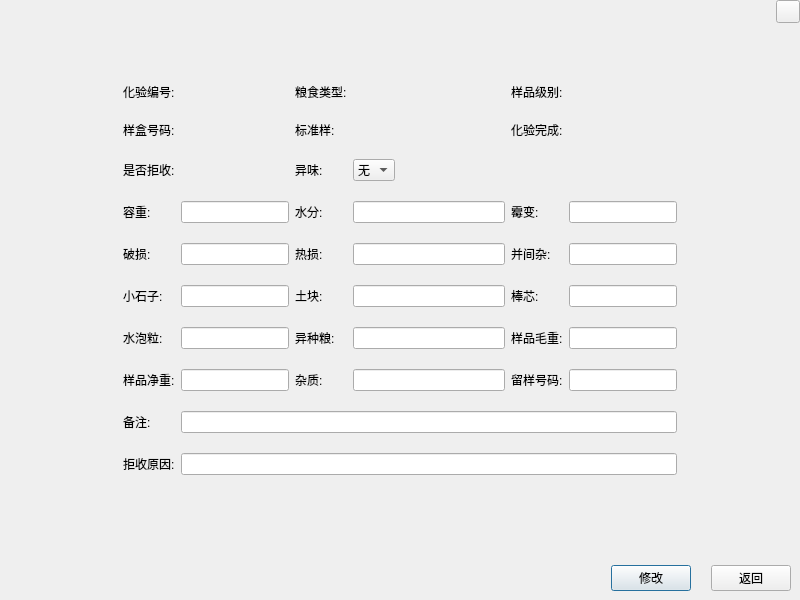
<?xml version="1.0" encoding="UTF-8"?>
<ui version="4.0">
 <class>FrmAssayEdit</class>
 <widget class="QDialog" name="FrmAssayEdit">
  <property name="geometry">
   <rect>
    <x>0</x>
    <y>0</y>
    <width>800</width>
    <height>600</height>
   </rect>
  </property>
  <property name="windowTitle">
   <string>Dialog</string>
  </property>
  <layout class="QGridLayout" name="gridLayout_3" rowstretch="1,9">
   <property name="leftMargin">
    <number>0</number>
   </property>
   <property name="topMargin">
    <number>0</number>
   </property>
   <property name="rightMargin">
    <number>0</number>
   </property>
   <property name="bottomMargin">
    <number>0</number>
   </property>
   <item row="0" column="0">
    <widget class="QWidget" name="widget" native="true">
     <layout class="QHBoxLayout" name="horizontalLayout">
      <property name="topMargin">
       <number>0</number>
      </property>
      <property name="rightMargin">
       <number>0</number>
      </property>
      <property name="bottomMargin">
       <number>0</number>
      </property>
      <item>
       <widget class="QLabel" name="labTitle">
        <property name="text">
         <string/>
        </property>
       </widget>
      </item>
      <item>
       <spacer name="horizontalSpacer">
        <property name="orientation">
         <enum>Qt::Horizontal</enum>
        </property>
        <property name="sizeHint" stdset="0">
         <size>
          <width>40</width>
          <height>20</height>
         </size>
        </property>
       </spacer>
      </item>
      <item>
       <widget class="QWidget" name="widget_3" native="true">
        <layout class="QGridLayout" name="gridLayout">
         <property name="leftMargin">
          <number>0</number>
         </property>
         <property name="topMargin">
          <number>0</number>
         </property>
         <property name="rightMargin">
          <number>0</number>
         </property>
         <property name="bottomMargin">
          <number>0</number>
         </property>
         <item row="0" column="0">
          <widget class="QToolButton" name="toolButton">
           <property name="text">
            <string/>
           </property>
          </widget>
         </item>
         <item row="1" column="0">
          <spacer name="verticalSpacer">
           <property name="orientation">
            <enum>Qt::Vertical</enum>
           </property>
           <property name="sizeHint" stdset="0">
            <size>
             <width>20</width>
             <height>40</height>
            </size>
           </property>
          </spacer>
         </item>
        </layout>
       </widget>
      </item>
     </layout>
    </widget>
   </item>
   <item row="1" column="0">
    <widget class="QWidget" name="widget_2" native="true">
     <layout class="QVBoxLayout" name="verticalLayout">
      <item>
       <widget class="QWidget" name="widget_4" native="true">
        <layout class="QGridLayout" name="gridLayout_2">
         <property name="verticalSpacing">
          <number>20</number>
         </property>
         <item row="0" column="1">
          <widget class="QLabel" name="label_29">
           <property name="sizePolicy">
            <sizepolicy hsizetype="Preferred" vsizetype="Preferred">
             <horstretch>0</horstretch>
             <verstretch>0</verstretch>
            </sizepolicy>
           </property>
           <property name="text">
            <string>化验编号:</string>
           </property>
          </widget>
         </item>
         <item row="0" column="2">
          <widget class="QLabel" name="labAssayNum">
           <property name="text">
            <string/>
           </property>
          </widget>
         </item>
         <item row="0" column="3">
          <widget class="QLabel" name="label">
           <property name="text">
            <string>粮食类型:</string>
           </property>
          </widget>
         </item>
         <item row="0" column="4" colspan="2">
          <widget class="QLabel" name="labGrainType">
           <property name="text">
            <string/>
           </property>
          </widget>
         </item>
         <item row="0" column="6">
          <widget class="QLabel" name="label_30">
           <property name="text">
            <string>样品级别:</string>
           </property>
          </widget>
         </item>
         <item row="0" column="7">
          <widget class="QLabel" name="labClass">
           <property name="text">
            <string/>
           </property>
          </widget>
         </item>
         <item row="1" column="1">
          <widget class="QLabel" name="label_31">
           <property name="text">
            <string>样盒号码:</string>
           </property>
          </widget>
         </item>
         <item row="1" column="2">
          <widget class="QLabel" name="labSampleBox">
           <property name="text">
            <string/>
           </property>
          </widget>
         </item>
         <item row="1" column="3">
          <widget class="QLabel" name="label_32">
           <property name="text">
            <string>标准样:</string>
           </property>
          </widget>
         </item>
         <item row="1" column="4" colspan="2">
          <widget class="QLabel" name="labStandard">
           <property name="text">
            <string/>
           </property>
          </widget>
         </item>
         <item row="1" column="6">
          <widget class="QLabel" name="label_33">
           <property name="text">
            <string>化验完成:</string>
           </property>
          </widget>
         </item>
         <item row="1" column="7">
          <widget class="QLabel" name="labComplete">
           <property name="text">
            <string/>
           </property>
          </widget>
         </item>
         <item row="2" column="1">
          <widget class="QLabel" name="label_34">
           <property name="text">
            <string>是否拒收:</string>
           </property>
          </widget>
         </item>
         <item row="2" column="2">
          <widget class="QLabel" name="labReject">
           <property name="text">
            <string/>
           </property>
          </widget>
         </item>
         <item row="2" column="3">
          <widget class="QLabel" name="label_4">
           <property name="text">
            <string>异味:</string>
           </property>
          </widget>
         </item>
         <item row="2" column="4">
          <widget class="QComboBox" name="cbxSmell">
           <item>
            <property name="text">
             <string>无</string>
            </property>
           </item>
           <item>
            <property name="text">
             <string>有</string>
            </property>
           </item>
          </widget>
         </item>
         <item row="2" column="5">
          <spacer name="horizontalSpacer_4">
           <property name="orientation">
            <enum>Qt::Horizontal</enum>
           </property>
           <property name="sizeHint" stdset="0">
            <size>
             <width>56</width>
             <height>20</height>
            </size>
           </property>
          </spacer>
         </item>
         <item row="3" column="1">
          <widget class="QLabel" name="label_2">
           <property name="text">
            <string>容重:</string>
           </property>
          </widget>
         </item>
         <item row="3" column="2">
          <widget class="QLineEdit" name="editRZ"/>
         </item>
         <item row="3" column="3">
          <widget class="QLabel" name="label_25">
           <property name="text">
            <string>水分:</string>
           </property>
          </widget>
         </item>
         <item row="3" column="4" colspan="2">
          <widget class="QLineEdit" name="editSF"/>
         </item>
         <item row="3" column="6">
          <widget class="QLabel" name="label_8">
           <property name="text">
            <string>霉变:</string>
           </property>
          </widget>
         </item>
         <item row="3" column="7">
          <widget class="QLineEdit" name="editMB"/>
         </item>
         <item row="4" column="0">
          <spacer name="horizontalSpacer_2">
           <property name="orientation">
            <enum>Qt::Horizontal</enum>
           </property>
           <property name="sizeHint" stdset="0">
            <size>
             <width>40</width>
             <height>20</height>
            </size>
           </property>
          </spacer>
         </item>
         <item row="4" column="1">
          <widget class="QLabel" name="label_11">
           <property name="text">
            <string>破损:</string>
           </property>
          </widget>
         </item>
         <item row="4" column="2">
          <widget class="QLineEdit" name="editPS"/>
         </item>
         <item row="4" column="3">
          <widget class="QLabel" name="label_10">
           <property name="text">
            <string>热损:</string>
           </property>
          </widget>
         </item>
         <item row="4" column="4" colspan="2">
          <widget class="QLineEdit" name="editRS"/>
         </item>
         <item row="4" column="6">
          <widget class="QLabel" name="label_26">
           <property name="text">
            <string>并间杂:</string>
           </property>
          </widget>
         </item>
         <item row="4" column="7">
          <widget class="QLineEdit" name="editBJZ"/>
         </item>
         <item row="5" column="1">
          <widget class="QLabel" name="label_12">
           <property name="text">
            <string>小石子:</string>
           </property>
          </widget>
         </item>
         <item row="5" column="2">
          <widget class="QLineEdit" name="editXSZ"/>
         </item>
         <item row="5" column="3">
          <widget class="QLabel" name="label_13">
           <property name="text">
            <string>土块:</string>
           </property>
          </widget>
         </item>
         <item row="5" column="4" colspan="2">
          <widget class="QLineEdit" name="editTK"/>
         </item>
         <item row="5" column="6">
          <widget class="QLabel" name="label_15">
           <property name="text">
            <string>棒芯:</string>
           </property>
          </widget>
         </item>
         <item row="5" column="7">
          <widget class="QLineEdit" name="editBX"/>
         </item>
         <item row="5" column="8">
          <spacer name="horizontalSpacer_3">
           <property name="orientation">
            <enum>Qt::Horizontal</enum>
           </property>
           <property name="sizeHint" stdset="0">
            <size>
             <width>40</width>
             <height>20</height>
            </size>
           </property>
          </spacer>
         </item>
         <item row="6" column="1">
          <widget class="QLabel" name="label_17">
           <property name="text">
            <string>水泡粒:</string>
           </property>
          </widget>
         </item>
         <item row="6" column="2">
          <widget class="QLineEdit" name="editSPL"/>
         </item>
         <item row="6" column="3">
          <widget class="QLabel" name="label_14">
           <property name="text">
            <string>异种粮:</string>
           </property>
          </widget>
         </item>
         <item row="6" column="4" colspan="2">
          <widget class="QLineEdit" name="editYZL"/>
         </item>
         <item row="6" column="6">
          <widget class="QLabel" name="label_19">
           <property name="text">
            <string>样品毛重:</string>
           </property>
          </widget>
         </item>
         <item row="6" column="7">
          <widget class="QLineEdit" name="editMZ"/>
         </item>
         <item row="7" column="1">
          <widget class="QLabel" name="label_18">
           <property name="text">
            <string>样品净重:</string>
           </property>
          </widget>
         </item>
         <item row="7" column="2">
          <widget class="QLineEdit" name="editJZ"/>
         </item>
         <item row="7" column="3">
          <widget class="QLabel" name="label_20">
           <property name="text">
            <string>杂质:</string>
           </property>
          </widget>
         </item>
         <item row="7" column="4" colspan="2">
          <widget class="QLineEdit" name="editZZ">
           <property name="readOnly">
            <bool>true</bool>
           </property>
          </widget>
         </item>
         <item row="7" column="6">
          <widget class="QLabel" name="label_3">
           <property name="text">
            <string>留样号码:</string>
           </property>
          </widget>
         </item>
         <item row="7" column="7">
          <widget class="QLineEdit" name="editBugNUm"/>
         </item>
         <item row="8" column="1">
          <widget class="QLabel" name="label_21">
           <property name="text">
            <string>备注:</string>
           </property>
          </widget>
         </item>
         <item row="9" column="1">
          <widget class="QLabel" name="label_22">
           <property name="text">
            <string>拒收原因:</string>
           </property>
          </widget>
         </item>
         <item row="10" column="2">
          <spacer name="verticalSpacer_2">
           <property name="orientation">
            <enum>Qt::Vertical</enum>
           </property>
           <property name="sizeHint" stdset="0">
            <size>
             <width>20</width>
             <height>40</height>
            </size>
           </property>
          </spacer>
         </item>
         <item row="8" column="2" colspan="6">
          <widget class="QLineEdit" name="editRemark"/>
         </item>
         <item row="9" column="2" colspan="6">
          <widget class="QLineEdit" name="editReject">
           <property name="readOnly">
            <bool>true</bool>
           </property>
          </widget>
         </item>
        </layout>
       </widget>
      </item>
      <item>
       <layout class="QHBoxLayout" name="horizontalLayout_3">
        <property name="spacing">
         <number>20</number>
        </property>
        <item>
         <spacer name="horizontalSpacer_7">
          <property name="orientation">
           <enum>Qt::Horizontal</enum>
          </property>
          <property name="sizeHint" stdset="0">
           <size>
            <width>40</width>
            <height>20</height>
           </size>
          </property>
         </spacer>
        </item>
        <item>
         <widget class="QPushButton" name="btnEdit">
          <property name="text">
           <string>修改</string>
          </property>
         </widget>
        </item>
        <item>
         <widget class="QPushButton" name="btnReturn">
          <property name="text">
           <string>返回</string>
          </property>
         </widget>
        </item>
       </layout>
      </item>
     </layout>
    </widget>
   </item>
  </layout>
 </widget>
 <resources/>
 <connections/>
</ui>
